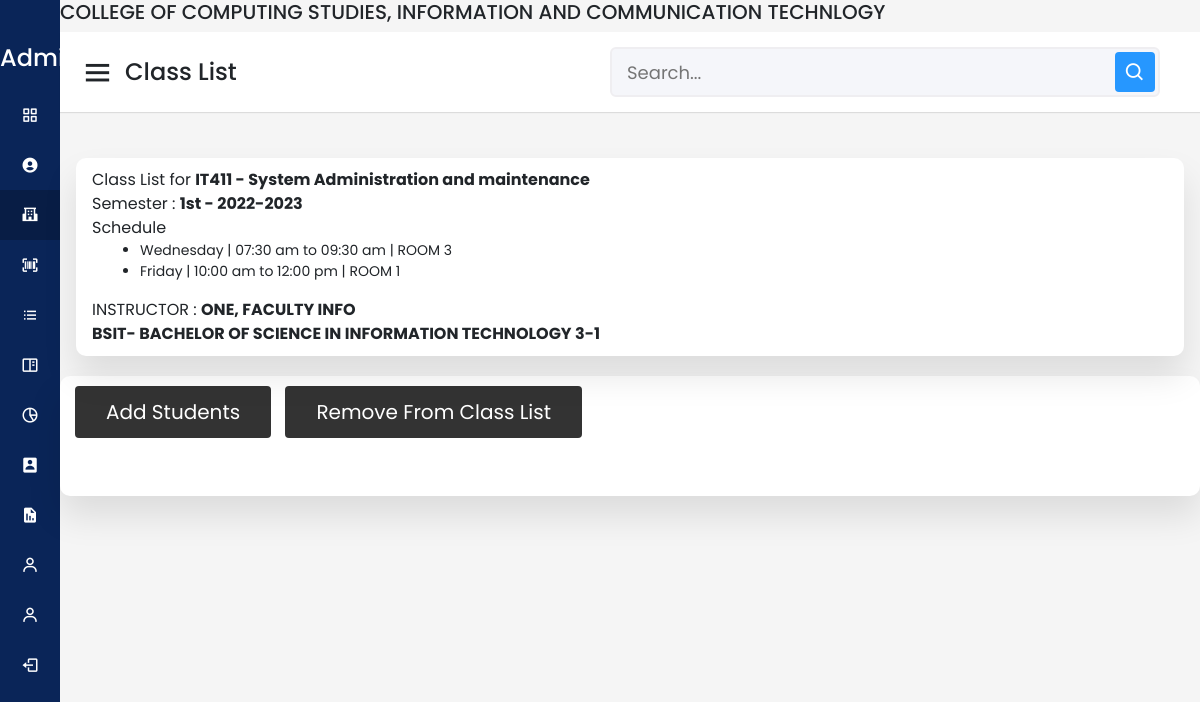
The app's page /enroll_class_list.php?id=7 with its own data.
### tables this page shows
CREATE TABLE `tblsubject` (
  `id` int(11) NOT NULL AUTO_INCREMENT,
  `subject_code` varchar(50) NOT NULL,
  `subject_description` varchar(50) NOT NULL,
  `fk_semester_id` int(11) NOT NULL,
  `is_deleted` tinyint(1) NOT NULL DEFAULT 0,
  PRIMARY KEY (`id`),
  KEY `semesterID` (`fk_semester_id`),
  CONSTRAINT `semesterID` FOREIGN KEY (`fk_semester_id`) REFERENCES `tblsemester` (`id`)
);

CREATE TABLE `tblsemester` (
  `id` int(11) NOT NULL AUTO_INCREMENT,
  `semester_code` varchar(50) NOT NULL,
  `semester_description` varchar(50) NOT NULL,
  `semester_year` varchar(255) NOT NULL,
  `is_active` tinyint(1) NOT NULL DEFAULT 0,
  `is_deleted` tinyint(1) NOT NULL DEFAULT 0,
  PRIMARY KEY (`id`)
);

CREATE TABLE `schedules` (
  `schedule_id` int(11) NOT NULL AUTO_INCREMENT,
  `subject_id` int(11) DEFAULT NULL,
  `day_of_the_week` enum('Monday','Tuesday','Wednesday','Thursday','Friday','Saturday') DEFAULT NULL,
  `start_time` time DEFAULT NULL,
  `end_time` time DEFAULT NULL,
  `room_details` varchar(255) DEFAULT NULL,
  `semester_id` int(11) DEFAULT NULL,
  `is_deleted` tinyint(4) DEFAULT 0,
  `is_archived` tinyint(4) DEFAULT 0,
  PRIMARY KEY (`schedule_id`)
);

CREATE TABLE `tblinstructor` (
  `id` int(11) NOT NULL AUTO_INCREMENT,
  `employee_number` int(11) NOT NULL,
  `fname` varchar(50) NOT NULL,
  `mname` varchar(50) NOT NULL,
  `lname` varchar(50) NOT NULL,
  `password` varchar(50) NOT NULL,
  `date_created` date NOT NULL DEFAULT current_timestamp(),
  `user_type` varchar(50) NOT NULL,
  `is_deleted` tinyint(1) NOT NULL DEFAULT 0,
  PRIMARY KEY (`id`)
);

CREATE TABLE `tblcourse` (
  `id` int(11) NOT NULL AUTO_INCREMENT,
  `coursecode` varchar(50) NOT NULL,
  `coursedescription` varchar(50) NOT NULL,
  `is_deleted` tinyint(1) NOT NULL DEFAULT 0,
  PRIMARY KEY (`id`)
);

CREATE TABLE `classes` (
  `class_id` int(11) NOT NULL AUTO_INCREMENT,
  `semester_id` int(11) DEFAULT NULL,
  `subject_id` int(11) DEFAULT NULL,
  `schedules` varchar(255) DEFAULT NULL,
  `instructor_id` int(11) DEFAULT NULL,
  `course_id` int(11) DEFAULT NULL,
  `yr_and_section` varchar(255) DEFAULT NULL,
  `is_deleted` tinyint(4) DEFAULT 0,
  `is_archived` tinyint(4) DEFAULT 0,
  PRIMARY KEY (`class_id`)
);

### config/config.php (called while the page is built, shortened)
<?php
function filter($data) {
    $data = trim($data);
    $data = stripslashes($data);
    $data = htmlspecialchars($data);
    return $data;
}
?>

### enroll_class_list.php (the view, shortened to what this page needs)
<?php
include('config/config.php');
include('header.php');
if(isset($_GET['id'])) {
    $class_id   = filter($_GET['id']);
    $query  = $conn->prepare("SELECT * FROM classes WHERE class_id = ?");
    $query->bind_param('i', $class_id);
    $query->execute();
    $r  = $query->get_result();
    if(mysqli_num_rows($r) > 0) {
        $row = mysqli_fetch_array($r);
        $semester = mysqli_fetch_array(mysqli_query($conn, "SELECT * FROM tblsemester WHERE id = '".$row['semester_id']."'"));
        $subject = mysqli_fetch_array(mysqli_query($conn, "SELECT * FROM tblsubject WHERE id = '".$row['subject_id']."'"));
        $instructor_r = mysqli_query($conn, "SELECT * FROM tblinstructor WHERE id = '".$row['instructor_id']."'");
        $instructor = mysqli_fetch_array($instructor_r);
        $course_r = mysqli_query($conn, "SELECT * FROM tblcourse WHERE id = '".$row['course_id']."'");
        $course = mysqli_fetch_array($course_r);
    }else {
        header('Location: enroll.php');
        exit;
    }
} else {
    header('Location: enroll.php');
    exit;
}
?>
<div class="container-fluid p-0">
<div class="sidebar">
    <div class="logo-details">
      <span class="logo_name">&nbsp;&nbsp;&nbsp;&nbsp;&nbsp; Administrator</span>
    </div>
  </div>
  <section class="home-section">
    <div class="header">
      <h5>COLLEGE OF COMPUTING STUDIES, INFORMATION AND COMMUNICATION TECHNLOGY</h5>
    </div>
    <nav>
        <div class="sidebar-button">
        <i class="bx bx-menu sidebarBtn"></i>
        <span class="dashboard">Class List </span>
        </div>
        <div class="search-box">
                <input type="text" placeholder="Search..." />
                <i class="bx bx-search"></i>
        </div>
    </nav>
<div class="home-content attendance px-3">
    <div class="container attendance-list px-3"
    style="text-transform:none;">
        Class List for <b class="text-transform: !important;"><?=$subject['subject_code']?> - <?=$subject['subject_description']?></b>
        <table>
            <tr>
                <td>Semester : <b><?=$semester['semester_code']?> - <?=$semester['semester_year']?></b></td>
            </tr>
            <tr>
                <td>Schedule</td>
            </tr>
            <tr>
                <td class="pl-5">
                    <ul class="small">
                    <?php
                        $schedule = json_decode($row['schedules']);
                        foreach($schedule as $sched){
                            $sch = mysqli_fetch_array(mysqli_query($conn, "SELECT * FROM schedules WHERE schedule_id = '".$sched."'"));
                            ?>
                            <li style="text-transform:none;">
                            <?=$sch['day_of_the_week']?> | <?=date('h:i a', strtotime($sch['start_time']))?> to <?=date('h:i a', strtotime($sch['end_time']))?> |
                            <?=strtoupper($sch['room_details'])?>
                            </li>
                            <?php
                        }
                    ?>
                    </ul>
                </td>
            </tr>
            <tr>
                <td>
                    <?php if(mysqli_num_rows($instructor_r) > 0):?>
                        INSTRUCTOR :
                        <b><?=strtoupper($instructor['lname'].', '.$instructor['fname'].' '.$instructor['mname'])?></b>
                    <?php else:?>
                        No Instuctor
                    <?php endif;?>
                </td>
            </tr>
            <tr>
                <td>
                    <?php if(mysqli_num_rows($course_r) > 0):?>
                        <b><?=strtoupper($course['coursecode'].'- '.$course['coursedescription'])?> <?=$row['yr_and_section']?><b>
                    <?php else:?>
                        No Course
                    <?php endif;?>
                </td>
            </tr>
        </table>
    </div>
</div>
    <section class="attendance">
      <div class="attendance-list">
        <a href="#" class="btn load-students" data-toggle="modal" data-target="#modal"> Add Students</a>
        <a href="#" class="btn remove-multiple"> Remove From Class List</a>
        <div id="class-list" class="pt-5">
        </div>
      </div>
    </section>
</section>
</div>
<?php include('footer.php');?>

### css/sidebar.css (style rules this page uses)
* { margin: 0; padding: 0; box-sizing: border-box; font-family: 'Poppins', sans-serif; }
.sidebar { position: fixed; height: 100%; width: 240px; background: #0A2558; transition: all 0.5s ease; }
.sidebar .logo-details { height: 80px; display: flex; align-items: center; }
.sidebar .logo-details .logo_name { color: #fff; font-size: 24px; font-weight: 500; }
.home-section { position: relative; background: #f5f5f5; min-height: 100vh; width: calc(100% - 240px); left: 240px; transition: all 0.5s ease; }
.home-section nav { display: flex; justify-content: space-between; height: 80px; background: #fff; display: flex; align-items: center; position: fixed; width: calc(100% - 240px); left: 240px; z-index: 100; padding: 0 20px; box-shadow: 0 1px 1px rgba(0, 0, 0, 0.1); transition: all 0.5s ease; }
.home-section nav .sidebar-button { display: flex; align-items: center; font-size: 24px; font-weight: 500; }
nav .sidebar-button i { font-size: 35px; margin-right: 10px; }
.home-section nav .search-box { position: relative; height: 50px; max-width: 550px; width: 100%; margin: 0 20px; }
nav .search-box input { height: 100%; width: 100%; outline: none; background: #F5F6FA; border: 2px solid #EFEEF1; border-radius: 6px; font-size: 18px; padding: 0 15px; }
nav .search-box .bx-search { position: absolute; height: 40px; width: 40px; background: #2697FF; right: 5px; top: 50%; transform: translateY(-50%); border-radius: 4px; line-height: 40px; text-align: center; color: #fff; font-size: 22px; transition: all 0.4 ease; }
.home-section .home-content { position: relative; padding-top: 104px; }
.attendance { margin-top: 20px; text-transform: capitalize; }
.attendance-list { width: 100%; padding: 10px; margin-top: 10px; background: #fff; border-radius: 10px; box-shadow: 0 20px 35px rgba(0, 0, 0, 0.1); }
.attendance .attendance-list .btn { display: inline-block; padding:10px 30px; font-size: 20px; background: #333; color:#fff; margin:0 5px; text-transform: capitalize; }
@media (max-width: 1240px) { .sidebar { width: 60px; } }
@media (max-width: 1240px) { .home-section { width: calc(100% - 60px); left: 60px; } }
@media (max-width: 1240px) { .home-section nav { width: calc(100% - 60px); left: 60px; } }

### records on screen
tblsubject: subject_code "IT411", subject_description "System Administration and maintenance"
tblsemester: semester_code "1st", semester_year "2022-2023"
schedules: day_of_the_week "Wednesday", start_time "07:30 am", end_time "09:30 am", room_details "ROOM 3"
schedules: day_of_the_week "Friday", start_time "10:00 am", end_time "12:00 pm", room_details "ROOM 1"
tblinstructor: lname+fname+mname "ONE, FACULTY INFO"
tblcourse: coursecode+coursedescription "BSIT- BACHELOR OF SCIENCE IN INFORMATION TECHNOLOGY"
classes: yr_and_section "3-1"
